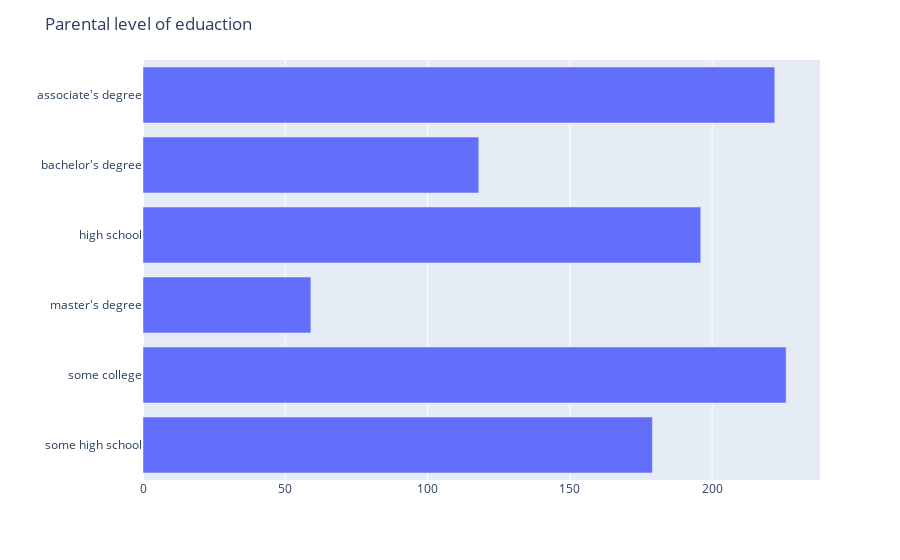

The notebook cell this image was saved under:
### Markdown cell above
Z wykresu wynika, że najlicznieją grupą w zbiorze jest C oraz D mając znaczną przewagą nad resztą. 
Najbardziej liczebnie odstającą grupą etniczną jest grupa A.

Kolejnym krokiem będzie sprawdzenie liczebnie poziomu wykształcenia rodziców.

### Code cell
data = df['parental level of education'].value_counts().sort_index()[::-1]
fig = px.bar(df, x=data, y=data.index, orientation='h',                  
             labels={
                     "x": "",
                     "y": "",
                 },)
fig.update_layout(
    title_text="Parental level of eduaction",
    barmode="stack",
    uniformtext=dict(mode="hide", minsize=10),
)
fig.show()

### Figure 1 — Plotly figure (JSON) as saved in the notebook; plotly's stock layout.template omitted (floating-point values rounded to 4 significant figures)
{"data": [{"alignmentgroup": "True", "hovertemplate": "=%{y}<extra></extra>", "legendgroup": "", "marker": {"color": "#636efa"}, "name": "", "offsetgroup": "", "orientation": "h", "showlegend": false, "textposition": "auto", "type": "bar", "x": [179, 226, 59, 196, 118, 222], "xaxis": "x", "y": ["some high school", "some college", "master's degree", "high school", "bachelor's degree", "associate's degree"], "yaxis": "y"}], "layout": {"barmode": "stack", "legend": {"tracegroupgap": 0}, "margin": {"t": 60}, "title": {"text": "Parental level of eduaction"}, "uniformtext": {"minsize": 10, "mode": "hide"}, "xaxis": {"anchor": "y", "domain": [0, 1], "title": {"text": ""}}, "yaxis": {"anchor": "x", "domain": [0, 1], "title": {"text": ""}}}}
